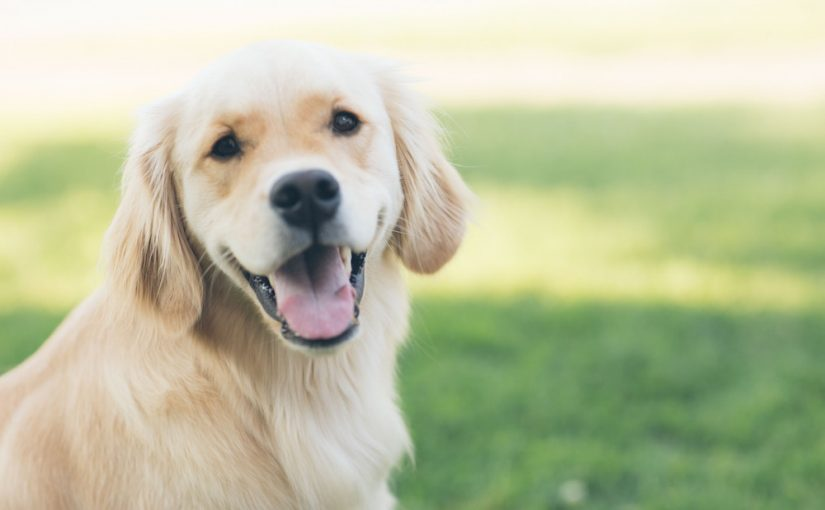
#> input picture Data/dog.jpg, 825 x 510 px, found by its file name
$ python chapter1.py
#> lines starting #> are read from the running program, lines starting #| are printed output that depends on the picture; after the words box and inside, x2 and y2 are one past the last pixel; in counts of white or black regions, pixels touching at a corner belong together
# Objective: Learn basic image processing techniques with OpenCV:
#- read image
#- convert to grey scale
#- blur an iamge
#- canny method
#- dilation
#- erosion
# import open cv library
import cv2 as cv

# read the image on the disk
img = cv.imread('Data\\dog.jpg')
#> img is the input picture: shape (510, 825, 3); mean B, G, R 158, 192.5, 186.8

cv.imshow('dog',img)

# convert to grayscale
gray = cv.cvtColor(img, cv.COLOR_BGR2GRAY)
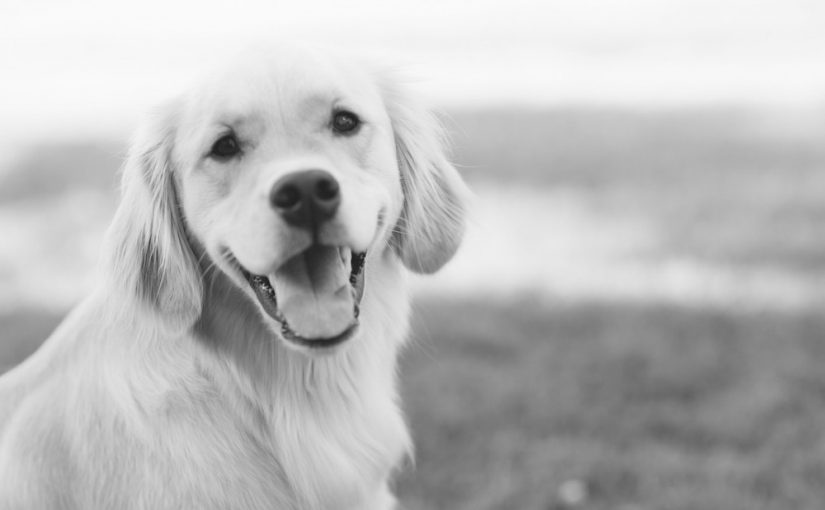
#> gray: shape (510, 825); min 26, max 251, mean 186.8
cv.imshow('Gray',gray)

# Blur an image
blur = cv.GaussianBlur(img, (7,7), cv.BORDER_DEFAULT)
cv.imshow('Blur', blur)

# create edge cascade
canny = cv.Canny(blur, 125, 175)
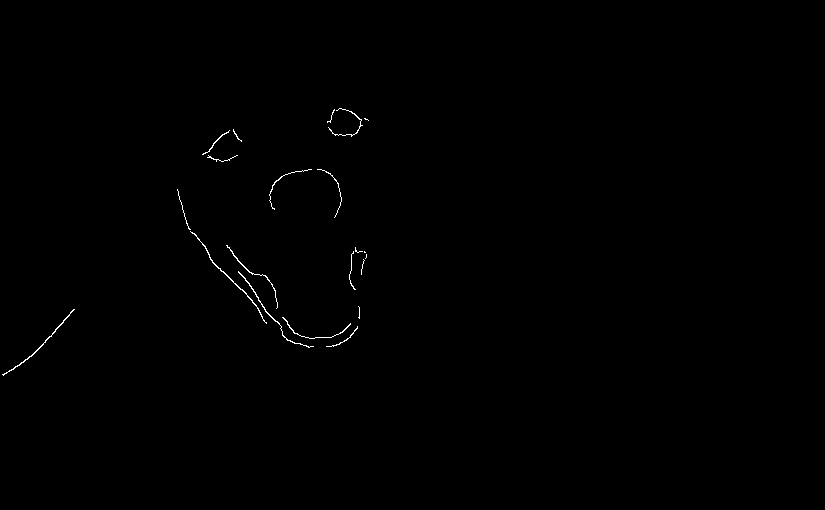
#> canny: shape (510, 825); 0.28% white in thin lines or dots, all inside (x1, y1, x2, y2) = (2, 108, 369, 376)
cv.imshow('Canny Edges', canny) # try to apply canny to a blur image

# Dilating the image
dilated = cv.dilate(canny, (7,7), iterations=3)
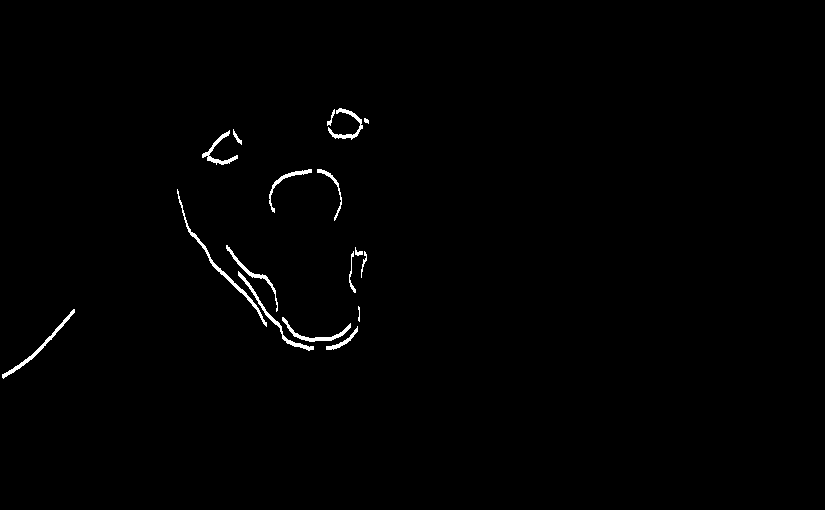
#> dilated: shape (510, 825); 0.75% white; 17 white regions, largest, box (x1, y1, x2, y2) and area: (177, 189, 267, 327) 474, (238, 271, 314, 351) 377, (2, 309, 75, 379) 354
cv.imshow('Dilated',dilated)

# Eroding
eroded = cv.erode(dilated, (3,3), iterations=3)
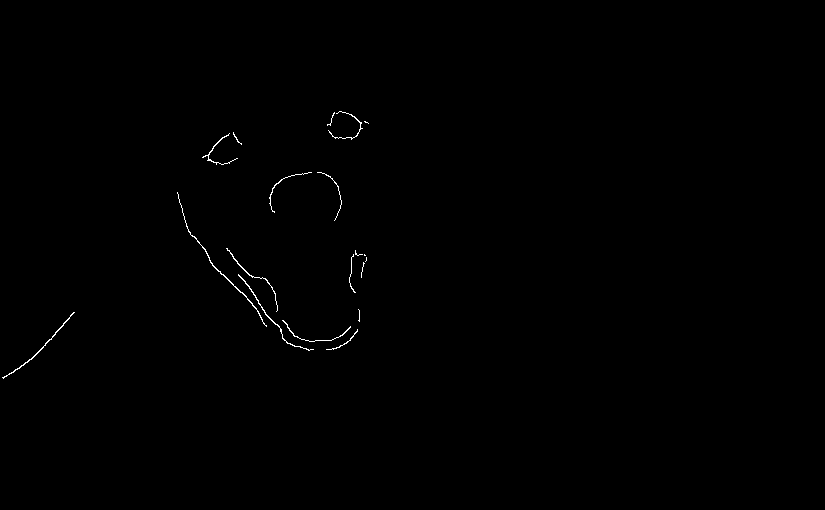
#> eroded: shape (510, 825); 0.29% white in thin lines or dots, all inside (x1, y1, x2, y2) = (2, 111, 369, 379)
cv.imshow('Eroded', eroded)

# Resize and crop one image
resized = cv.resize(img, (500,500), interpolation=cv.INTER_CUBIC)
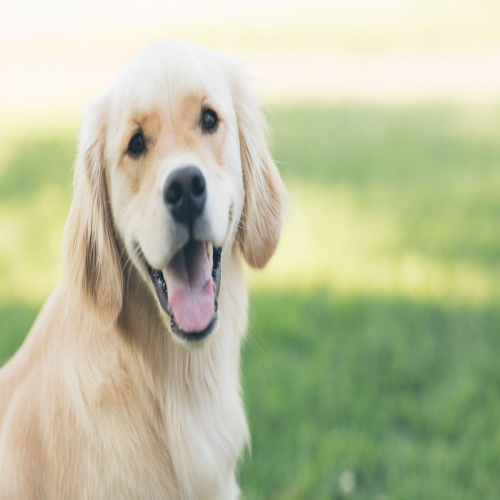
#> resized: shape (500, 500, 3); mean B, G, R 158, 192.5, 186.8
cv.imshow('Resized', resized)

# Cropping
cropped = img[50:200, 200:400]
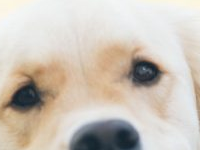
#> cropped: shape (150, 200, 3); mean B, G, R 184.9, 195.4, 204.2
cv.imshow('Cropped', cropped)

cv.waitKey(0)

$ run again, with Data/landscape.JPG copied over Data/dog.jpg
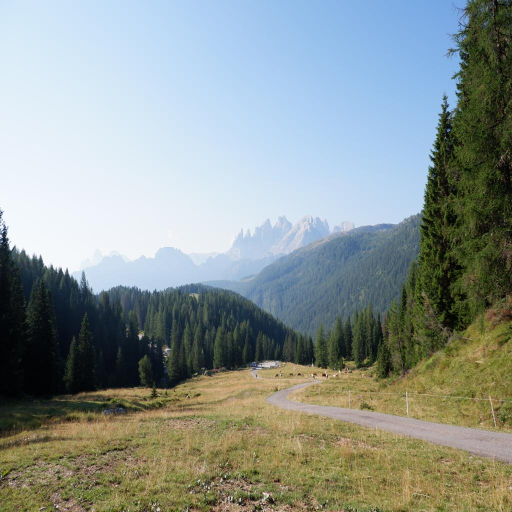
#> input picture Data/landscape.JPG, 1024 x 1024 px, found by its file name (shown at 1/2 size)
#> img is the input picture: shape (1024, 1024, 3); mean B, G, R 145.8, 149.5, 139.7
#> `canny = cv.Canny(blur, 125, 175)`:
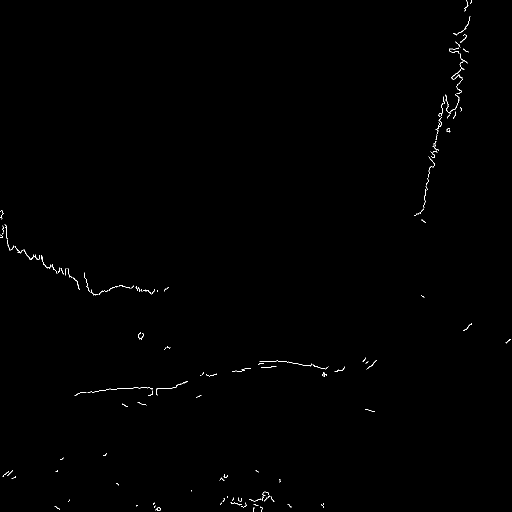
#> canny: shape (1024, 1024) (shown at 1/2 size); 0.29% white in thin lines or dots
#> dilated: shape (1024, 1024); 0.8% white; 108 white regions (18 under 20 px), largest, box (x1, y1, x2, y2) and area: (175, 775, 306, 795) 582, (861, 206, 886, 319) 484, (516, 721, 624, 736) 474
#> eroded: shape (1024, 1024); 0.32% white in thin lines or dots
#> `cropped = img[50:200, 200:400]`:
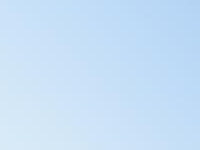
#> cropped: shape (150, 200, 3); mean B, G, R 247, 223.9, 199.3

$ run again, with Data/registration.jpg copied over Data/dog.jpg
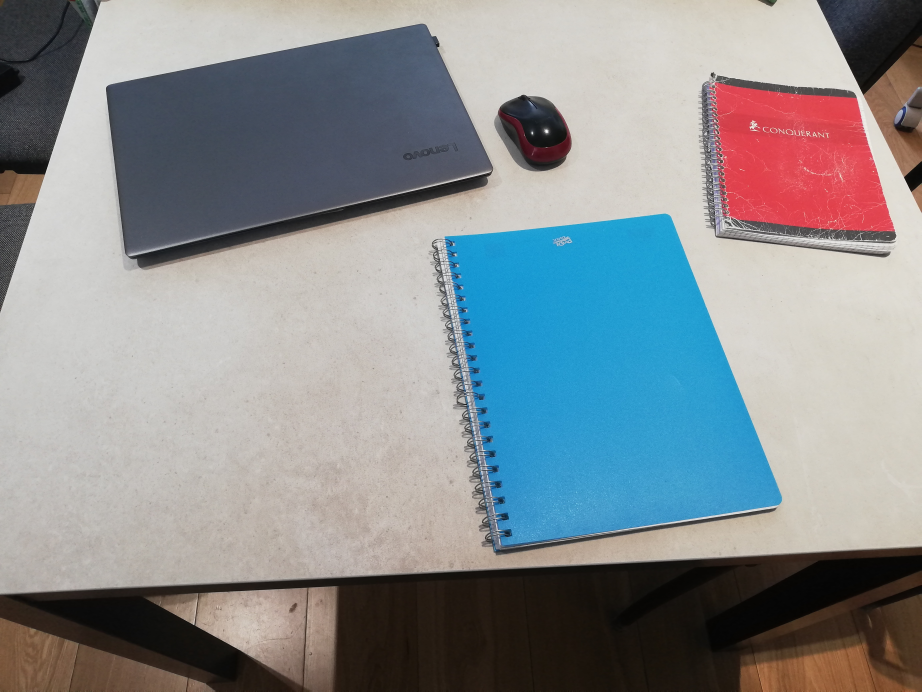
#> input picture Data/registration.jpg, 4608 x 3456 px, found by its file name (shown at 1/5 size)
#> img is the input picture: shape (3456, 4608, 3); mean B, G, R 144.9, 141.7, 136.8
#> `canny = cv.Canny(blur, 125, 175)`:
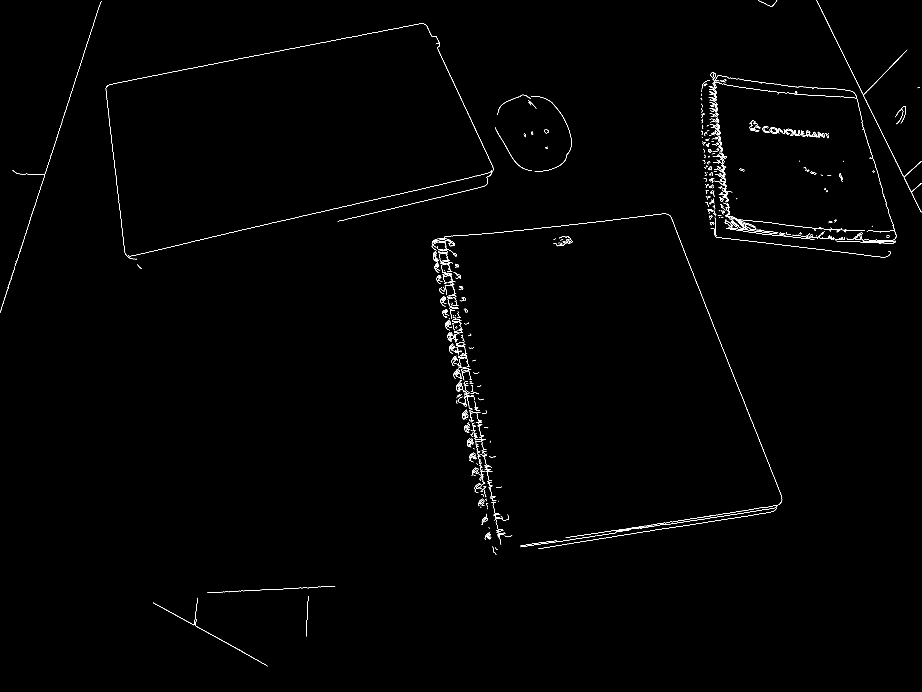
#> canny: shape (3456, 4608) (shown at 1/5 size); 0.32% white in thin lines or dots
#> dilated: shape (3456, 4608); 0.95% white; 475 white regions (38 under 20 px), largest, box (x1, y1, x2, y2) and area: (529, 117, 2468, 1110) 12340, (2194, 1068, 3911, 2527) 8485, (2828, 2524, 3892, 2692) 8277
#> eroded: shape (3456, 4608); 0.35% white in thin lines or dots
#> `cropped = img[50:200, 200:400]`:
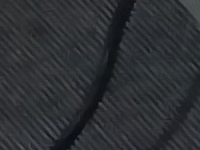
#> cropped: shape (150, 200, 3); mean B, G, R 51.8, 47.9, 44.9
